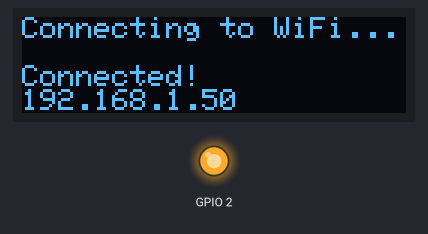
A sketch run on a simulated ESP8266 (NodeMCU). Parts: 128×32 one-colour display, output pins drawn as LEDs (lit = HIGH). WiFi joins after 1.5 s; servers stay silent unless stated; uploads are accepted with an empty reply; not simulated (calls return 0 or success): credentials.h, APIKey.h; pins used as bus, display or sensor lines are not drawn; what the sketch prints to the serial monitor is not drawn.

Above: at 3.6 s.
At 6.8 s:
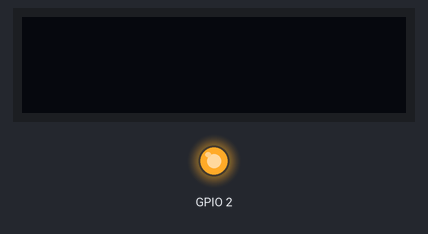
At 14.8 s:
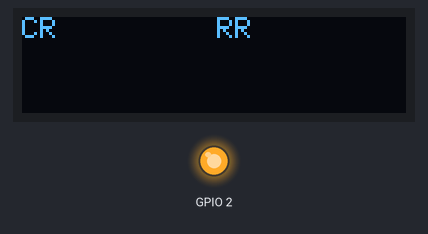

Measured:
- what the display in image 0 shows lasts 3.2 s, from 3.6 s to 6.8 s
- what the display in image 1 shows lasts 8.0 s, from 6.8 s to 14.8 s

The sketch:

IPLdisplay.ino
```cpp
#include <ESP8266WiFi.h>
#include "credentials.h"
#include "APIKey.h"

const char* ssid = mySSID;
const char* password =  myPASSWORD;
WiFiClient client;


#include <Wire.h>
#include <Adafruit_GFX.h>
#include <Adafruit_SSD1306.h>

#include <ESP8266HTTPClient.h>
const char* host = "api.thingspeak.com";
const int httpPortRead = 80;
const char* url = "/apps/thinghttp/send_request?api_key=";

HTTPClient http;
Adafruit_SSD1306 display = Adafruit_SSD1306(128, 32, &Wire);

int countRST = 0;
int ResetPin = 16;

void setup()
{
  initBoard();
  pinMode(ResetPin, OUTPUT);
  digitalWrite(ResetPin, HIGH);

  WiFi.disconnect();
  delay(1000);
  WiFi.begin(ssid, password);
  display.print("Connecting to WiFi...");
  display.display();
  while (WiFi.status() != WL_CONNECTED)
  {
    delay(1000); Serial.println("Connecting to WiFi..");

    countRST = countRST + 1;
    if (countRST == 60)
    {
      digitalWrite(ResetPin, LOW);
      countRST = 0;
    }
  }
  Serial.println("Connected to the WiFi network");
  Serial.println(WiFi.localIP());
  display.println("\n\nConnected!");
  display.println(WiFi.localIP());
  display.display();
  //  delay(2500);
}


void loop()
{
  countRST = 0;
  String payload;
  String matchData[15];


  while (WiFi.status() != WL_CONNECTED)
  {
    if (countRST == 0)
    {
      WiFi.disconnect();
      delay(1000);
    }
    WiFi.begin(ssid, password);
    Serial.println("Reconnecting to WiFi..");
    display.clearDisplay();
    display.setTextSize(1);
    display.setCursor(0, 0);
    display.println("Reconnecting to WiFi..");
    display.display();
    delay(20000);

    countRST = countRST + 1;
    if (countRST == 15)
    {
      digitalWrite(ResetPin, LOW);  /* reset the board */
      countRST = 0;
    }
  }

  while (!client.connect(host, httpPortRead))
  {
    client.connect(host, httpPortRead);
    countRST = countRST + 1;
    delay(10000);
    if (countRST == 10)
    {
      WiFi.disconnect();
      delay(2000);
      WiFi.begin(ssid, password);
      countRST = 0;
    }
  }

  Serial.println("[HTTP] GET, in progress");

  for (byte k = 0; k < 15; k++)
  {
    String endpoint = url + APIKeys[k];
    if ( http.begin(host, httpPortRead, endpoint))
    {
      int httpCode = http.GET();
      if (httpCode > 0)
      {
        if (httpCode == HTTP_CODE_OK || httpCode == HTTP_CODE_MOVED_PERMANENTLY)
        {
          payload = http.getString();
          if (payload == "Error parsing document, try a different parse string.")
            payload = "-";

          if (k == 4 || k == 8)
          {
            int len = payload.length();
            payload.remove(len - 2, 2);
          }

          if (k == 14)
          {
            int dotloc = payload.indexOf('.');
            int len = payload.length();
            payload.remove(dotloc, len);
          }

          payload =  getShortTname(payload);
        }
      }
      else
      {
        Serial.printf("[HTTP] GET, failed, error: %s\n", http.errorToString(httpCode).c_str());
        display.clearDisplay();
        display.setTextSize(1);
        display.setCursor(0, 0);
        display.println("[HTTP] GET, failed");
        display.display();
      }

      http.end();
    }

    else
    {
      Serial.println("[HTTP} Unable to connect\n");
      display.clearDisplay();
      display.setTextSize(1);
      display.setCursor(0, 0);
      display.println("[HTTP} Unable to connect");
      display.display();
    }
    matchData[k] = payload;
  }

  Serial.println("\n----------------------");
  for (byte k = 0; k < 15; k++)
  {
    Serial.println(matchData[k]);
  }
  Serial.println("\n\n");

  display.clearDisplay();
  display.setTextSize(1);

  display.setCursor(0, 0);
  display.print(matchData[0]);
  display.setCursor(25, 0);
  display.print(matchData[1]);
  display.setCursor(65, 0);
  display.print(matchData[2]);
  display.setCursor(90, 0);
  display.print(matchData[3]);

  display.setCursor(0, 10);
  display.print(matchData[4]);
  display.setCursor(90, 10);
  display.print(matchData[5]);
  display.setCursor(110, 10);
  display.print(matchData[6]);
  //  display.setCursor(x, 10);
  //  display.print(matchData[7]);

  display.setCursor(0, 20);
  display.print(matchData[8]);
  display.setCursor(90, 20);
  display.print(matchData[9]);
  display.setCursor(110, 20);
  display.print(matchData[10]);
  //  display.setCursor(x, 20);
  //  display.print(matchData[11]);
  display.display();

  delay(8000);
  display.clearDisplay();
  display.setTextSize(1);

  display.setCursor(0, 0);
  display.print("CR");
  display.setCursor(25, 0);
  display.print(matchData[12]);

  display.setCursor(65, 0);
  display.print("RR");
  display.setCursor(90, 0);
  display.print(matchData[13]);

  display.setCursor(0, 10);
  display.print(matchData[14]);

  display.display();

  //delay(5000);
}

void initBoard() {
  delay(500);
  pinMode(2, OUTPUT);
  digitalWrite(2, HIGH);
  //digitalWrite(2, LOW);
  display.begin(SSD1306_SWITCHCAPVCC, 0x3C);
  display.clearDisplay();
  display.display();
  display.setTextSize(1);
  display.setTextColor(WHITE);
  display.setCursor(0, 0);
  Serial.begin(115200);
  Serial.print("FREE HEAP: "); Serial.println(ESP.getFreeHeap());
}

String getShortTname(String Tname)
{
  if (Tname == "Kolkata Knight Riders")
    Tname = "KKR";
  else if (Tname == "Sunrisers Hyderabad")
    Tname = "SRH";
  else if (Tname == "Delhi Capitals")
    Tname = "DC";
  else if (Tname == "Royal Challengers Bangalore")
    Tname = "RCB";
  else if (Tname == "Mumbai Indians")
    Tname = "MI";
  else if (Tname == "Chennai Super Kings")
    Tname = "CSK";
  else if (Tname == "Punjab Kings")
    Tname = "PBKS";
  else if (Tname == "Rajasthan Royals")
    Tname = "RR";

  return Tname;
}
```
